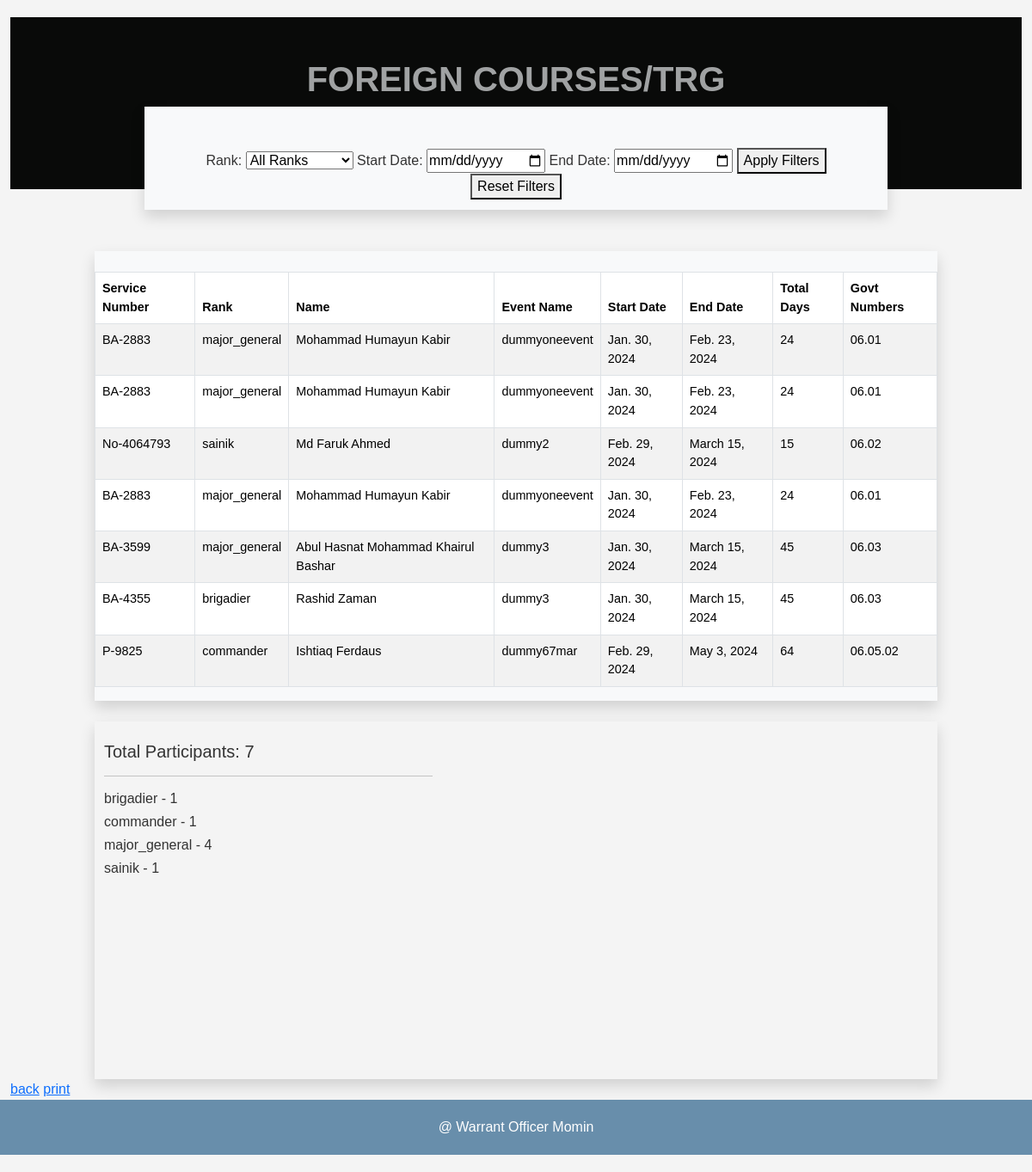
Screenshot of /participantview/ with the database file from the repository.
### myapp/models.py (models this page shows, shortened)
class Participant(models.Model):
    SVC_CHOICES = [
        ("army", "Army"),
        ("navy", "Navy"),
        ("air_force", "Air Force"),
    ]
    RANK_CHOICES = [
        ('sainik', 'Sainik'),
        ('lcpl', 'Lance Corporal'),
        ('cpl', 'Corporal'),
        ('sgt', 'Sergeant'),
        ('wo', 'Warrant Officer'),
        ('swo', 'Senior Warrant Officer'),
        ('mwo', 'Master Warrant Officer'),
        ('cadet', 'Cadet Officer'),
        ('2_lt', '2 Lieutenant'),
        ('lt', 'Lieutenant'),
        ('capt', 'Captain'),
        ('major', 'Major'),
        ('lieutenant_colonel', 'Lieutenant Colonel'),
        ('colonel', 'Colonel'),
        ('brigadier', 'Brigadier General'),
        ('major_general', 'Major General'),
        ('lieutenant_general', 'Lieutenant General'),
        ('general', 'General'),
        ('2_lt_afns', '2 Lieutenant AFNS'),
        ('lt_afns', 'Lieutenant AFNS'),
        ('capt_afns', 'Captain AFNS'),
        ('major_afns', 'Major AFNS'),
        ('lieutenant_colonel_afns', 'Lieutenant Colonel AFNS'),
        ('sailor', 'Sailor'),
        ('leading_seaman', 'Leading Seaman'),
        ('petty_officer', 'Petty Officer'),
        ('chief_petty_officer', 'Chief Petty Officer'),
        ('sub_lieutenant', 'Sub Lieutenant'),
        ('lieutenant_commander', 'Lieutenant Commander'),
        ('commander', 'Commander'),
        ('captain_navy', 'Captain'),
        ('rear_admiral', 'Rear Admiral'),
        ('vice_admiral', 'Vice Admiral'),
        ('admiral', 'Admiral'),
        ('airman', 'Airman'),
        ('corporal', 'Corporal'),
        ('sergeant', 'Sergeant'),
        ('flight_sergeant', 'Flight Sergeant'),
        ('warrant_officer', 'Warrant Officer'),
        ('pilot_officer', 'Pilot Officer'),
        ('flying_officer', 'Flying Officer'),
        ('flight_lieutenant', 'Flight Lieutenant'),
        ('squadron_leader', 'Squadron Leader'),
        ('wing_commander', 'Wing Commander'),
        ('group_captain', 'Group Captain'),
        ('air_commodore', 'Air Commodore'),
        ('air_vice_marshal', 'Air Vice Marshal'),
        ('air_marshal', 'Air Marshal'),
        ('air_chief_marshal', 'Air Chief Marshal'),
        ('civilian', 'Civilian'),
    ]
    service_number = models.CharField(max_length=50)
    rank = models.CharField(max_length=30, choices=RANK_CHOICES)
    name = models.CharField(max_length=50)
    service = models.CharField(max_length=20, choices=SVC_CHOICES)

class Event(models.Model):
    event_name = models.CharField(max_length=100)
    host_country = models.CharField(max_length=100)
    start_date = models.DateField()
    end_date = models.DateField()
    total_days = models.IntegerField()
    govt_order = models.CharField(max_length=150)
    govt_order_upload = models.FileField(upload_to='govt_orders/')

### myapp/views.py (the view)
# urls.py: path('participantview/', views.participant_view, name='participantview'),
def participant_view(request):
    participants = Participant.objects.all()
    partevents = ParticipantEvent.objects.all()
    combined_data = []
    for partevent in partevents:
        participant = partevent.participant
        event = partevent.event
        data = {
            'participant_service_number': participant.service_number,
            'participant_rank': participant.rank,
            'participant_name': participant.name,
            'event_name': event.event_name,
            'event_start_date': event.start_date,
            'event_end_date': event.end_date,
            'event_total_days': event.total_days,
            'event_govt_order': event.govt_order,
        }
        combined_data.append(data)
    total_participants = len(combined_data)
    rank_counts = Participant.objects.values('rank').annotate(count=Count('participantevent')).order_by('rank')
    context = {
        'combined_data': combined_data,
        'total_participants': total_participants,
        'rank_counts': rank_counts,
    }
    return render(request, 'participant_views.html', context)

### templates/participant_views.html (shortened to what this page needs)
{% extends 'base.html' %}
{% block content %}
{% load static %}
<div class="container-fluid">
    <div class="col-md-12 main-content">
        <div class="col-md-10 header mb-4 mt-0">
            <h1 class="gray-bold-text text-center  text-uppercase">foreign courses/Trg </h1>
            <div class="filters bg-light text-center mx-auto shadow ">
                <label for="rankFilterInGo">Rank:</label>
                <select id="rankFilterInGo">
                    <option value="">All Ranks</option>
                </select>
                <label for="startDateFilter" class="ml-3">Start Date:</label>
                <input type="date" id="startDateFilterInGo" placeholder="Start Date">
                <label for="endDateFilter" class="ml-3">End Date:</label>
                <input type="date" id="endDateFilterInGo" placeholder="End Date">
                <button onclick="applyFilters()">Apply Filters</button>
                <button onclick="resetFilters()">Reset Filters</button>
            </div>
        </div>
        <div class="col-md-10 mx-auto mt-5 bg-light shadow ">
            <table id="tableGoWithParticipants" class=" mt-4 table table-bordered table-striped mx-auto">
                <thead>
                    <tr>
                        <th>Service Number</th>
                        <th>Rank</th>
                        <th>Name</th>
                        <th>Event Name</th>
                        <th>Start Date</th>
                        <th>End Date</th>
                        <th>Total Days</th>
                        <th>Govt Numbers</th>
                    </tr>
                </thead>
                <tbody>
                    {% for data in combined_data %}
                        <tr>
                            <td>{{ data.participant_service_number }}</td>
                            <td>{{ data.participant_rank }}</td>
                            <td>{{ data.participant_name }}</td>
                            <td>{{ data.event_name }}</td>
                            <td>{{ data.event_start_date }}</td>
                            <td>{{ data.event_end_date }}</td>
                            <td>{{ data.event_total_days }}</td>
                            <td>{{ data.event_govt_order }}</td>
                        </tr>
                    {% endfor %}
                </tbody>
            </table>
        </div>
    </div>
    <div class="mt-4 col-md-10 mx-auto shadow">
        <div class="row p-2 d-flex">
            <div class="col-md-5" style="height: 400px; padding: 15px; margin-right: 0px;">
                <h5>Total Participants: {{ total_participants }}</h5>
                <hr>
                {% for rank_count in rank_counts %}
                    <h6>{{ rank_count.rank }} - {{ rank_count.count }}</h6>
                {% endfor %}
            </div>
            <div id="chartContainerForRWP" class="col-md-7" style="height: 400px; margin-left: 0px; "></div>
        </div>
    </div>
    <div class="">
        <a href="{% url 'armytrg'%}">back</a>
        <a href="{% url 'armytrg'%}">print</a>
    </div>
</div>
<footer class="footer">
    <div class="col-12">
        <p> @ Warrant Officer Momin </p>
    </div>
</footer>
{% endblock %}

### templates/base.html (style rules this page uses)
body { background-image: none; background-size: auto; padding-top: 20px; font-family: "Lato", sans-serif; margin: 0; margin-bottom: 20px; box-sizing: border-box; }

### templates/participant_views.html (style rules this page uses)
body { background-color: #f4f4f4; color: #333; font-family: 'Arial', sans-serif; }
.main-content { display: flex; flex-direction: column; justify-content: center; align-items: center; margin-left: auto; margin-right: auto; }
table { width: 100%; font-size:0.9em; }
thead { background-color: #a0a2a3; color: #fff; }
.footer { background-color: #688eab; color: #fff; padding: 20px 0; text-align: center; }
.footer p { margin: 0; }
.header { height: 25vh; background-color: #090a09; padding: 3em; width: 100%; position:relative; }
.filters { height:15vh; padding: 3em; width:80%; }
.gray-bold-text { color: #a0a2a3; font-weight: bold; }

### rows the page displays
Participant: participant_service_number "BA-2883" "BA-2883" "BA-2883", participant_rank "major_general" "major_general" "major_general", participant_name "Mohammad Humayun Kabir" "Mohammad Humayun Kabir" "Mohammad Humayun Kabir"
Event: event_name "dummyoneevent" "dummyoneevent" "dummyoneevent", event_start_date "Jan. 30, 2024" "Jan. 30, 2024" "Jan. 30, 2024", event_end_date "Feb. 23, 2024" "Feb. 23, 2024" "Feb. 23, 2024", event_govt_order "06.01" "06.01" "06.01"
Participant: participant_service_number "No-4064793", participant_rank "sainik", participant_name "Md Faruk Ahmed", rank "sainik", count "1"
Event: event_name "dummy2", event_start_date "Feb. 29, 2024", event_end_date "March 15, 2024", event_govt_order "06.02"
Participant: participant_service_number "BA-3599", participant_rank "major_general", participant_name "Abul Hasnat Mohammad Khairul Bashar"
Event: event_name "dummy3" "dummy3", event_start_date "Jan. 30, 2024" "Jan. 30, 2024", event_end_date "March 15, 2024" "March 15, 2024", event_govt_order "06.03" "06.03"
Participant: participant_service_number "BA-4355", participant_rank "brigadier", participant_name "Rashid Zaman", rank "brigadier", count "1"
Participant: participant_service_number "P-9825", participant_rank "commander", participant_name "Ishtiaq Ferdaus", rank "commander", count "1"
Event: event_name "dummy67mar", event_start_date "Feb. 29, 2024", event_end_date "May 3, 2024", event_govt_order "06.05.02"

### other values shown
{{ data.event_total_days }} "24" "24" "15" "24" "45" "45" "64"
{{ total_participants }} "7"
{{ rank_count.rank }} "major_general"
{{ rank_count.count }} "4"
